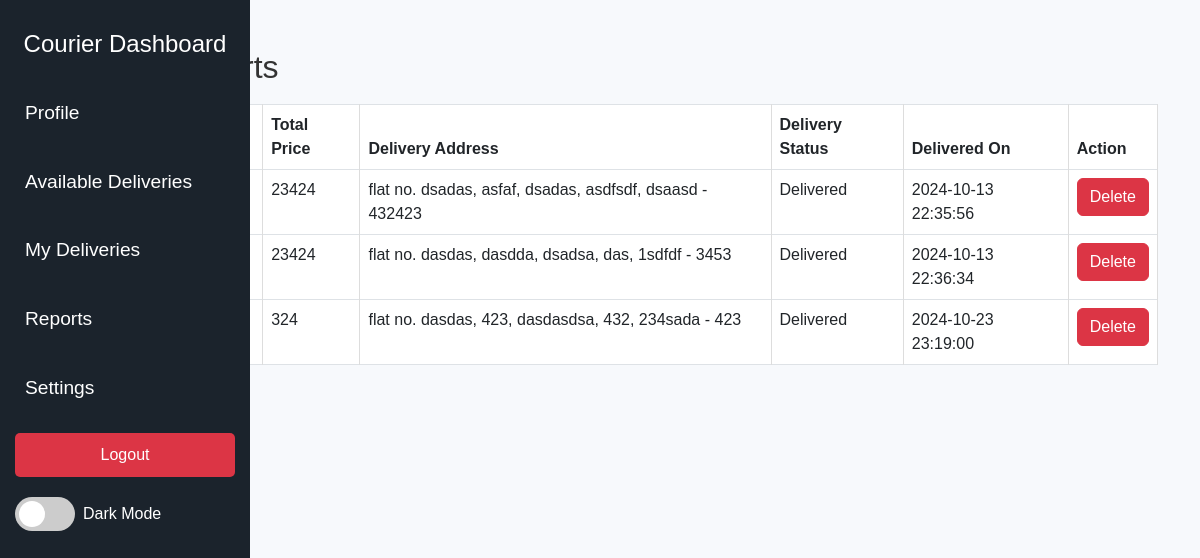
The page /Delivery/reports.php (signed in) on the database its author committed.
### tables this page shows
CREATE TABLE `delivery_reports` (
  `id` int(11) NOT NULL,
  `order_id` int(11) DEFAULT NULL,
  `courier_id` int(11) DEFAULT NULL,
  `delivery_status` varchar(50) DEFAULT NULL,
  `delivered_on` datetime DEFAULT NULL
);

CREATE TABLE `orders` (
  `id` int(100) NOT NULL,
  `user_id` int(100) NOT NULL,
  `name` varchar(20) NOT NULL,
  `number` varchar(10) NOT NULL,
  `email` varchar(50) NOT NULL,
  `method` varchar(50) NOT NULL,
  `address` varchar(500) NOT NULL,
  `total_products` varchar(1000) NOT NULL,
  `total_price` int(100) NOT NULL,
  `placed_on` date NOT NULL DEFAULT current_timestamp(),
  `payment_status` varchar(20) NOT NULL DEFAULT 'pending'
);

### Delivery/reports.php (the view, shortened to what this page needs)
<?php
include '../components/connect.php';
$courier_id = $_SESSION['courier_id'];
$query = $conn->prepare("
    SELECT dr.*, o.name AS customer_name, o.total_price, o.address AS delivery_address
    FROM delivery_reports dr
    JOIN orders o ON dr.order_id = o.id
    WHERE dr.courier_id = ?
");
$query->execute([$courier_id]);
$completed_deliveries = $query->fetchAll(PDO::FETCH_ASSOC);
?>
<!DOCTYPE html>
<html lang="en">
<head>
    <link href="https://cdn.jsdelivr.net/npm/bootstrap@5.3.0/dist/css/bootstrap.min.css" rel="stylesheet">
    <link rel="stylesheet" href="../css/courier1.css">
</head>
<body>
    <?php include '../components/courier_header_component.php'; ?>
    <div class="container mt-5">
        <h2>Delivery Reports</h2>
        <div class="table-responsive">
            <table class="table table-hover table-bordered">
                <thead>
                    <tr>
                        <th>Order ID</th>
                        <th>Customer Name</th>
                        <th>Total Price</th>
                        <th>Delivery Address</th>
                        <th>Delivery Status</th>
                        <th>Delivered On</th>
                        <th>Action</th>
                    </tr>
                </thead>
                <tbody>
                    <?php if (count($completed_deliveries) > 0): ?>
                        <?php foreach ($completed_deliveries as $delivery): ?>
                            <tr>
                                <td><?= htmlspecialchars($delivery['order_id']) ?></td>
                                <td><?= htmlspecialchars($delivery['customer_name']) ?></td>
                                <td><?= htmlspecialchars($delivery['total_price']) ?></td>
                                <td><?= htmlspecialchars($delivery['delivery_address']) ?></td>
                                <td><?= htmlspecialchars($delivery['delivery_status']) ?></td>
                                <td><?= htmlspecialchars(date('Y-m-d H:i:s', strtotime($delivery['delivered_on']))) ?></td>
                                <td>
                                    <form method="post" action="">
                                        <button type="submit" name="delete_order" class="btn btn-danger" onclick="return confirm('Are you sure you want to delete this order?');">Delete</button>
                                    </form>
                                </td>
                            </tr>
                        <?php endforeach; ?>
                    <?php else: ?>
                        <tr>
                            <td colspan="7" class="text-center">You have no completed deliveries.</td>
                        </tr>
                    <?php endif; ?>
                </tbody>
            </table>
        </div>
    </div>
</body>
</html>

### css/courier1.css (style rules this page uses)
body { font-family: 'Arial', sans-serif; background-color: #f7f9fc; color: #333; margin: 0; padding: 0; height: 100vh; display: flex; transition: background-color 0.3s, color 0.3s; }
table { width: 100%; border-collapse: collapse; margin-top: 10px; }
table th, table td { padding: 12px 15px; border: 1px solid #ddd; }
table th { background-color: #f8f9fa; font-size: 1rem; }

### rows shown on the page
delivery_reports: order.total_price "23424", order.address "flat no. dsadas, asfaf, dsadas, asdfsdf, dsaasd - 432423", delivery_status "Delivered", delivered_on "2024-10-13 22:35:56"
delivery_reports: order.total_price "23424", order.address "flat no. dasdas, dasdda, dsadsa, das, 1sdfdf - 3453", delivery_status "Delivered", delivered_on "2024-10-13 22:36:34"
delivery_reports: order.total_price "324", order.address "flat no. dasdas, 423, dasdasdsa, 432, 234sada - 423", delivery_status "Delivered", delivered_on "2024-10-23 23:19:00"
